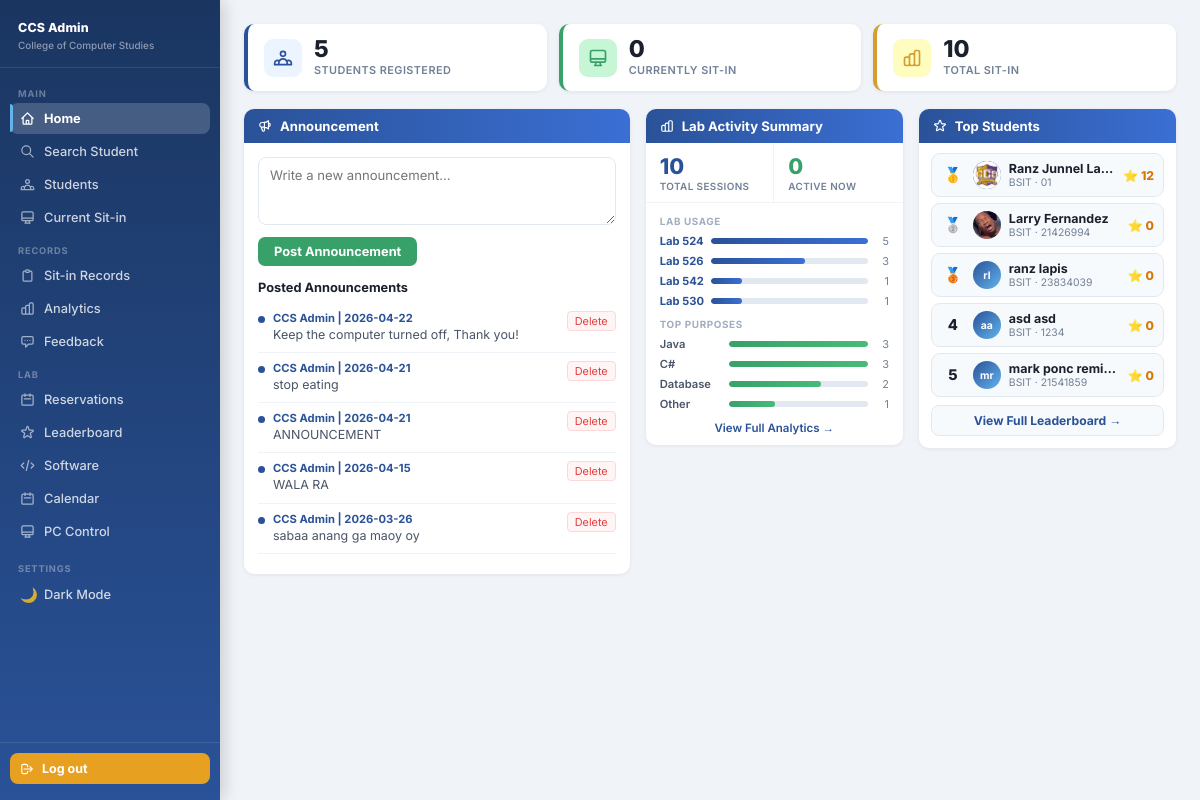
The page /dashboard (signed in) on the database as committed earlier.
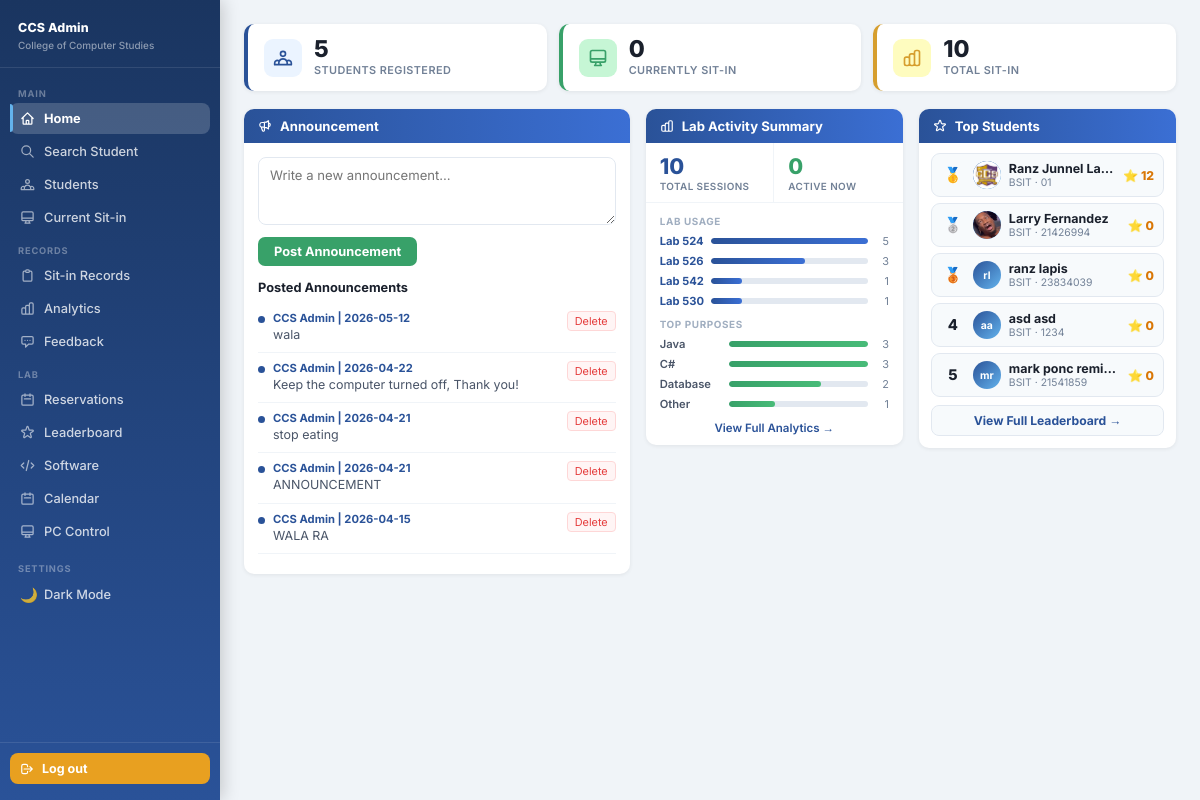
The same page on the database as committed later.
### tables this page shows
CREATE TABLE announcements (
            id         INTEGER PRIMARY KEY AUTOINCREMENT,
            content    TEXT NOT NULL,
            posted_by  VARCHAR(100) DEFAULT 'CCS Admin',
            created_at TIMESTAMP DEFAULT CURRENT_TIMESTAMP
        );

CREATE TABLE students (
            id             INTEGER PRIMARY KEY AUTOINCREMENT,
            idno           VARCHAR(20)  UNIQUE NOT NULL,
            lastname       VARCHAR(50)  NOT NULL,
            firstname      VARCHAR(50)  NOT NULL,
            middlename     VARCHAR(50),
            course         VARCHAR(20)  NOT NULL,
            level          VARCHAR(5)   NOT NULL,
            email          VARCHAR(100) UNIQUE NOT NULL,
            address        TEXT,
            password       VARCHAR(255) NOT NULL,
            image_filename VARCHAR(255),
            remaining_session INTEGER DEFAULT 30,
            created_at     TIMESTAMP DEFAULT CURRENT_TIMESTAMP
        , profile_image TEXT, points INTEGER DEFAULT 0);

### app.py (the view, shortened to what this page needs)
@app.route('/dashboard')
def dashboard():
    if not is_logged_in():
        return redirect(url_for('login'))
    if is_admin():
        stats         = get_sitin_stats()
        announcements = get_all_announcements()
        leaderboard   = get_leaderboard()
        testimonials = get_testimonials(6)
        return render_template('admin_dashboard.html',
                               stats=stats,
                               announcements=announcements,
                               leaderboard=leaderboard,
                               testimonials=testimonials)

### app.py (called while the page is built)
def is_logged_in():
    return 'student_id' in session

def is_admin():
    return session.get('role') == 'admin'

### dbhelper.py (called while the page is built)
def connect():
    base_path = os.path.dirname(os.path.abspath(__file__))
    db_path   = os.path.join(base_path, "sysarch.db")
    conn      = sqlite3.connect(db_path)
    conn.row_factory = sqlite3.Row
    return conn

def get_all_announcements():
    conn = connect()
    cur  = conn.cursor()
    cur.execute("SELECT * FROM announcements ORDER BY created_at DESC")
    rows = cur.fetchall()
    conn.close()
    return rows

def get_testimonials(limit=10):
    conn = connect()
    cur  = conn.cursor()
    cur.execute("""
        SELECT f.*, st.firstname, st.lastname, st.course, st.profile_image
        FROM feedback f
        JOIN students st ON f.idno = st.idno
        WHERE f.rating >= 4
        ORDER BY f.rating DESC, f.created_at DESC
        LIMIT ?
    """, (limit,))
    rows = cur.fetchall()
    conn.close()
    return [dict(r) for r in rows]

### templates/admin_dashboard.html (shortened to what the changed rows need)
<!DOCTYPE html>
<html lang="en">
<head>
  <link rel="stylesheet" href="{{ url_for('static', filename='css/admin.css') }}">
</head>
<body>
{% from 'macros.html' import admin_nav %}
{{ admin_nav('home') }}
<div class="admin-page">
  <div class="dash-grid">
    <div class="card">
      <div class="card-body">
        <div class="ann-list">
          {% for ann in announcements %}
            <div class="ann-item">
              <div class="ann-dot"></div>
              <div class="ann-content">
                <div class="ann-meta">CCS Admin | {{ ann.created_at[:10] }}</div>
                <div class="ann-body">{{ ann.content }}</div>
              </div>
              <a href="{{ url_for('delete_announcement_route', ann_id=ann.id) }}"
                 class="ann-delete"
                 onclick="return confirm('Delete this announcement?')">Delete</a>
            </div>
          {% else %}
            <p class="no-data">No announcements posted yet.</p>
          {% endfor %}
        </div>
      </div>
    </div>
    <div class="card">
      <div class="card-body" style="padding:12px 14px 6px;">
        {% if stats.lab_counts %}
          {% set max_lab = stats.lab_counts[0].cnt if stats.lab_counts else 1 %}
          {% for l in stats.lab_counts %}
            <div class="bar-row">
              <span class="bar-name blue">Lab {{ l.lab }}</span>
              <div class="bar-track"><div class="bar-fill blue" style="width:{{ (l.cnt / max_lab * 100)|int }}%;"></div></div>
              <span class="bar-count">{{ l.cnt }}</span>
            </div>
          {% endfor %}
        {% endif %}
        {% if stats.purpose_counts %}
          {% set max_p = stats.purpose_counts[0].cnt if stats.purpose_counts else 1 %}
          {% for p in stats.purpose_counts[:4] %}
            <div class="bar-row">
              <span class="bar-name gray" title="{{ p.purpose }}">{{ p.purpose }}</span>
              <div class="bar-track"><div class="bar-fill green" style="width:{{ (p.cnt / max_p * 100)|int }}%;"></div></div>
              <span class="bar-count">{{ p.cnt }}</span>
            </div>
          {% endfor %}
        {% else %}
          <p class="no-data" style="padding:14px 0;">No sit-in data yet.</p>
        {% endif %}
      </div>
    </div>
    <div class="card">
      <div class="card-body" style="padding:10px 12px 12px;">
        {% if leaderboard %}
          {% for s in leaderboard[:5] %}
            <div class="lb-row">
              <span class="lb-rank">
                {% if loop.index == 1 %}🥇
                {% elif loop.index == 2 %}🥈
                {% elif loop.index == 3 %}🥉
                {% else %}{{ loop.index }}{% endif %}
              </span>
              <div class="lb-avatar">
                {% if s.profile_image %}
                  <img src="{{ url_for('static', filename='uploads/' + s.profile_image) }}" alt=""/>
                {% else %}
                  {{ s.firstname[0] }}{{ s.lastname[0] }}
                {% endif %}
              </div>
              <div class="lb-info">
                <div class="lb-name">{{ s.firstname }} {{ s.lastname }}</div>
                <div class="lb-course">{{ s.course }} · {{ s.idno }}</div>
              </div>
              <div class="lb-pts">⭐ {{ s.points }}</div>
            </div>
          {% endfor %}
        {% else %}
          <div class="no-lb">No points earned yet.</div>
          <a href="{{ url_for('admin_leaderboard') }}" class="view-all-btn">View Leaderboard →</a>
        {% endif %}
      </div>
    </div>
  </div>
</div>
</body>
</html>

Rows that differ between the two databases and show on the page:
no longer on this page (row unchanged): announcements: created_at "2026-03-26", content "sabaa anang ga maoy oy"
added announcements: created_at "2026-05-12", content "wala"
